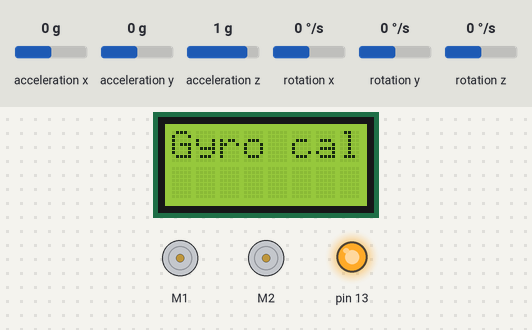
A sketch run on a simulated Arduino Leonardo, built with avr-gcc and run on an emulated ATmega32U4. On the bench: 8×2 character LCD, 2 × DC motor (green arrow = forward, orange = backward, longer = faster), output pins drawn as LEDs (lit = HIGH). Inputs (shaded band) come from the test bench; at power-on: acceleration x 0 g, acceleration y 0 g, acceleration z 1 g, rotation x 0 °/s, rotation y 0 °/s, rotation z 0 °/s. Random numbers use the default seed unless the sketch sets one; what the sketch prints to the serial monitor is not drawn.

Above: at 0.1 s.
Timing chart, 0 to 3.6 s (numbered marks = the images above):
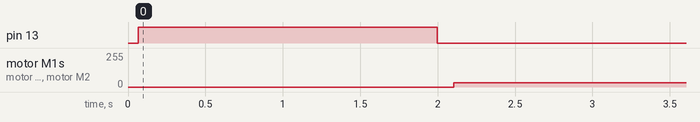

The sketch:

rpro_lecture_1_ex4_solution_while.ino
```cpp
#include <Wire.h>
#include <Zumo32U4.h>

Zumo32U4Motors motors;
Zumo32U4LineSensors lineSensors;
Zumo32U4LCD lcd;
Zumo32U4IMU imu;
Zumo32U4Buzzer buzzer;

#define NUM_SENSORS 3
uint16_t lineSensorValues[NUM_SENSORS];

int speed = 50;
int threshold=1000;
long randNumber;

// variables for gyro
uint32_t turnAngle = 0;
int16_t turnRate;
int16_t gyroOffset;
uint16_t gyroLastUpdate = 0;

void setup() {
  lineSensors.initThreeSensors();
  Serial.begin(9600);
  randomSeed(analogRead(0));
  turnSensorSetup();
  delay(100);
  //countdown();
}

void loop() {
  readLineSensors();
  if (lineSensorValues[0]<threshold && lineSensorValues[1] < threshold && lineSensorValues[2]< threshold) {
    forward();}
  else randomTurnByAngle();
  delay(100);
}

/*
Line sensor functions
*/
// Prints a line with all the sensor readings to the serial
// monitor.
void printReadingsToSerial()
{
  char buffer[80];
  sprintf(buffer, "%4d %4d %4d\n",
    lineSensorValues[0],
    lineSensorValues[1],
    lineSensorValues[2]
  );
  Serial.print(buffer);
}

// the uncalibrated line sensor reading are between 0 (very bright) and 2000 (very dark)
void readLineSensors(){
  lineSensors.read(lineSensorValues, QTR_EMITTERS_ON);
  printReadingsToSerial();
}

/*
Drive functions
*/
void stop(){
  motors.setSpeeds(0,0);
}

void forward(){
  motors.setSpeeds(speed, speed);
}

void backward(){

}

void randomTurn(){
  randNumber = random(300,500);
  long dir = random(1,3);
  if (dir == 1)
    motors.setSpeeds(200,-200);
  else motors.setSpeeds(-200,200);
  delay(randNumber);
  motors.setSpeeds(0,0);
}

void randomTurnByAngle(){
  motors.setSpeeds(-200,-200);
  delay(150);
  motors.setSpeeds(0,0);
  randNumber = random(45,315);
  lcd.clear();
  lcd.print("A: " + (String)randNumber);
  turnSensorReset();
  motors.setSpeeds(-100,100);
  while(getTurnAngleInDegrees()<randNumber){
     delay(10);
  }
  motors.setSpeeds(0,0);
}

void randomTurnByAngleExtra(){
  randNumber = random(45,315);
  lcd.clear();
  lcd.print("A: " + (String)randNumber);
  turnSensorReset();
  if (randNumber>180){
    motors.setSpeeds(100,-100);
    while(getTurnAngleInDegrees()>randNumber){
      delay(10);
    }
  }
  else{
    motors.setSpeeds(-100,100);
    while(getTurnAngleInDegrees()<randNumber){
      delay(10);
    }
  }
}

/*
Gyro setup and convenience functions '
*/
void turnSensorSetup()
{
  Wire.begin();
  imu.init();
  imu.enableDefault();
  imu.configureForTurnSensing();

  lcd.clear();
  lcd.print(F("Gyro cal"));

  // Turn on the yellow LED in case the LCD is not available.
  ledYellow(1);

  // Delay to give the user time to remove their finger.
  delay(500);

  // Calibrate the gyro.
  int32_t total = 0;
  for (uint16_t i = 0; i < 1024; i++)
  {
    // Wait for new data to be available, then read it.
    while(!imu.gyroDataReady()) {}
    imu.readGyro();

    // Add the Z axis reading to the total.
    total += imu.g.z;
  }
  ledYellow(0);
  gyroOffset = total / 1024;

  // Display the angle (in degrees from -180 to 180) until the
  // user presses A.
  lcd.clear();
  turnSensorReset();
}

// This should be called to set the starting point for measuring
// a turn.  After calling this, turnAngle will be 0.
void turnSensorReset()
{
  gyroLastUpdate = micros();
  turnAngle = 0;
}

// Read the gyro and update the angle.  This should be called as
// frequently as possible while using the gyro to do turns.
void turnSensorUpdate()
{
  // Read the measurements from the gyro.
  imu.readGyro();
  turnRate = imu.g.z - gyroOffset;

  // Figure out how much time has passed since the last update (dt)
  uint16_t m = micros();
  uint16_t dt = m - gyroLastUpdate;
  gyroLastUpdate = m;

  // Multiply dt by turnRate in order to get an estimation of how
  // much the robot has turned since the last update.
  // (angular change = angular velocity * time)
  int32_t d = (int32_t)turnRate * dt;

  // The units of d are gyro digits times microseconds.  We need
  // to convert those to the units of turnAngle, where 2^29 units
  // represents 45 degrees.  The conversion from gyro digits to
  // degrees per second (dps) is determined by the sensitivity of
  // the gyro: 0.07 degrees per second per digit.
  //
  // (0.07 dps/digit) * (1/1000000 s/us) * (2^29/45 unit/degree)
  // = 14680064/17578125 unit/(digit*us)
  turnAngle += (int64_t)d * 14680064 / 17578125;
}

uint32_t getTurnAngleInDegrees(){
  turnSensorUpdate();
  // do some math and pointer magic to turn angle in seconds to angle in degree
  return (((uint32_t)turnAngle >> 16) * 360) >> 16;
}
```

Measured:
- by itself, motor M1, motor M2: stopped → forward 31/255 at 2.1 s
